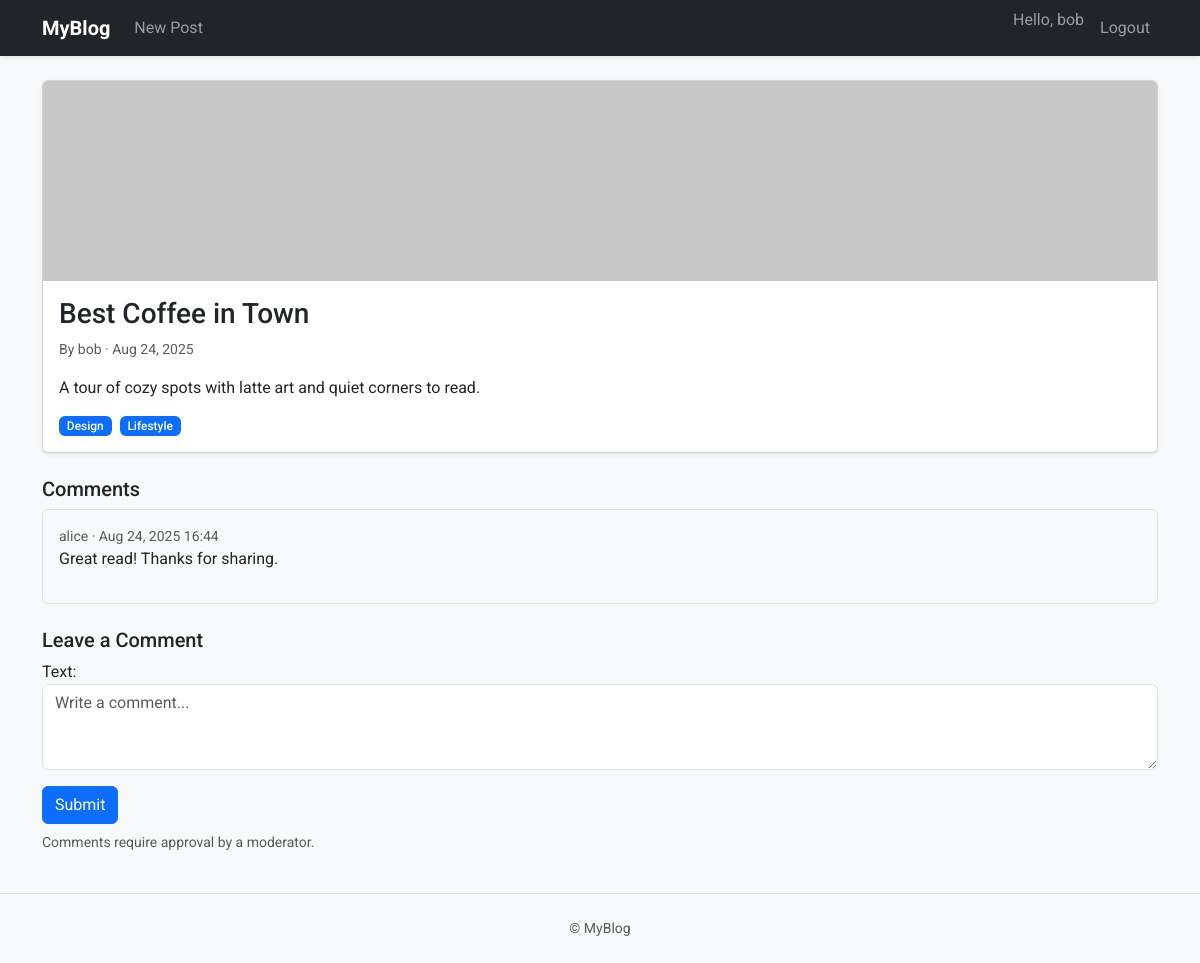
The app's page /post/best-coffee-in-town/ (signed in) with its own data.
### blogging/models.py (models this page shows, shortened)
class Post(models.Model):
    title = models.CharField(max_length=200)
    content = models.TextField()
    author = models.ForeignKey(User, on_delete=models.CASCADE)
    image = models.ImageField(upload_to="posts/", blank=True, null=True)
    slug = models.SlugField(unique=True, blank=True, max_length=220)
    categories = models.ManyToManyField(Category, related_name="posts", blank=True)
    created_at = models.DateTimeField(auto_now_add=True)
    updated_at = models.DateTimeField(auto_now=True)
    class Meta:
        ordering = ['-created_at']

class Category(models.Model):
    name = models.CharField(max_length=100, unique=True)
    class Meta:
        ordering = ['name']

class Comment(models.Model):
    post = models.ForeignKey(Post, related_name="comments", on_delete=models.CASCADE)
    user = models.ForeignKey(User, on_delete=models.CASCADE)
    text = models.TextField()
    approved = models.BooleanField(default=False)
    created_at = models.DateTimeField(auto_now_add=True)
    class Meta:
        ordering = ['created_at']

### blogging/views.py (the view)
# urls.py: path('post/<slug:slug>/', PostDetailView.as_view(), name='post_detail'),
class PostDetailView(LoginRequiredMixin, DetailView):
    model = Post
    template_name = "blogging/post_detail.html"
    context_object_name = "post"
    def get_context_data(self, **kwargs):
        context = super().get_context_data(**kwargs)
        context["comments"] = self.object.comments.filter(approved=True)
        context["comment_form"] = CommentForm()
        return context
    def post(self, request, *args, **kwargs):
        self.object = self.get_object()
        form = CommentForm(request.POST)
        if form.is_valid():
            comment = form.save(commit=False)
            comment.post = self.object
            comment.user = request.user
            comment.save()
            messages.success(request, "Comment submitted for moderation.")
            return redirect(self.object.get_absolute_url())
        messages.error(request, "There was a problem submitting your comment.")
        return self.get(request, *args, **kwargs)

### blogging/forms.py
class CommentForm(forms.ModelForm):
    class Meta:
        model = Comment
        fields = ["text"]
        widgets = {
            "text": forms.Textarea(attrs={"class": "form-control", "rows": 3, "placeholder": "Write a comment..."})
        }

### blogging/templates/blogging/post_detail.html (shortened to what this page needs)
{% extends 'blogging/base.html' %}
{% block content %}
<article class="card shadow-sm mb-4">
  {% if post.image %}
  <img src="{{ post.image.url }}" class="card-img-top" alt="{{ post.title }}">
  {% endif %}
  <div class="card-body">
    <h1 class="card-title h3">{{ post.title }}</h1>
    <p class="text-muted small mb-3">By {{ post.author.username }} · {{ post.created_at|date:"M d, Y" }}</p>
    <div class="content">
      {{ post.content|linebreaks }}
    </div>
    <div class="mt-3 d-flex gap-2 flex-wrap">
      {% for cat in post.categories.all %}
      <span class="badge text-bg-primary">{{ cat.name }}</span>
      {% endfor %}
    </div>
  </div>
</article>
<section class="mb-4">
  <h5>Comments</h5>
  {% for c in comments %}
  <div class="border rounded p-3 mb-2">
    <div class="small text-muted">{{ c.user.username }} · {{ c.created_at|date:"M d, Y H:i" }}</div>
    <div>{{ c.text|linebreaks }}</div>
  </div>
  {% empty %}
  <p class="text-muted">No comments yet.</p>
  {% endfor %}
</section>
<section>
  <h5>Leave a Comment</h5>
  <form method="post">
    {{ comment_form.as_p }}
    <button class="btn btn-primary">Submit</button>
  </form>
  <p class="small text-muted mt-2">Comments require approval by a moderator.</p>
</section>
{% endblock %}

### blogging/templates/blogging/base.html (shortened to what this page needs)
<!DOCTYPE html>
<html lang="en">
<head>
  <link href="https://cdn.jsdelivr.net/npm/bootstrap@5.3.3/dist/css/bootstrap.min.css" rel="stylesheet">
  {% load static %}
  <link rel="stylesheet" href="{% static 'blogging/css/style.css' %}">
</head>
<body style="font-family:'Roboto',sans-serif;">
<nav class="navbar navbar-expand-lg navbar-dark bg-dark shadow-sm">
  <div class="container">
    <a class="navbar-brand fw-bold" href="{% url 'post_list' %}">MyBlog</a>
    <div class="collapse navbar-collapse" id="navbarsExample">
      <ul class="navbar-nav me-auto mb-2 mb-lg-0">
        {% if user.is_authenticated %}
        <li class="nav-item"><a class="nav-link" href="{% url 'post_create' %}">New Post</a></li>
        {% endif %}
      </ul>
      <ul class="navbar-nav ms-auto">
        {% if user.is_authenticated %}
        <li class="nav-item"><span class="navbar-text me-2">Hello, {{ user.username }}</span></li>
        <li class="nav-item"><a class="nav-link" href="{% url 'logout' %}">Logout</a></li>
        {% else %}
        <li class="nav-item"><a class="nav-link" href="{% url 'login' %}">Login</a></li>
        <li class="nav-item"><a class="nav-link" href="{% url 'register' %}">Register</a></li>
        {% endif %}
      </ul>
    </div>
  </div>
</nav>
<main class="container py-4">
  {% block content %}{% endblock %}
</main>
<footer class="border-top py-4 mt-auto">
  <div class="container text-center small text-muted">
    © {{ now|date:"Y" }} MyBlog
  </div>
</footer>
</body>
</html>

### blogging/static/blogging/css/style.css (style rules this page uses)
body { background-color: #f8f9fa; }
.card-img-top { object-fit: cover; height: 200px; }
.badge { font-weight: 500; }

### records on screen
Post: image (placeholder picture), title "Best Coffee in Town", author.username "bob", created_at "Aug 24, 2025", content "A tour of cozy spots with latte art and quiet corners to read."
Category: name "Design"
Category: name "Lifestyle"
Comment: user.username "alice", created_at "Aug 24, 2025 16:44", text "Great read! Thanks for sharing."

### other values on screen
{{ user.username }} "bob"
